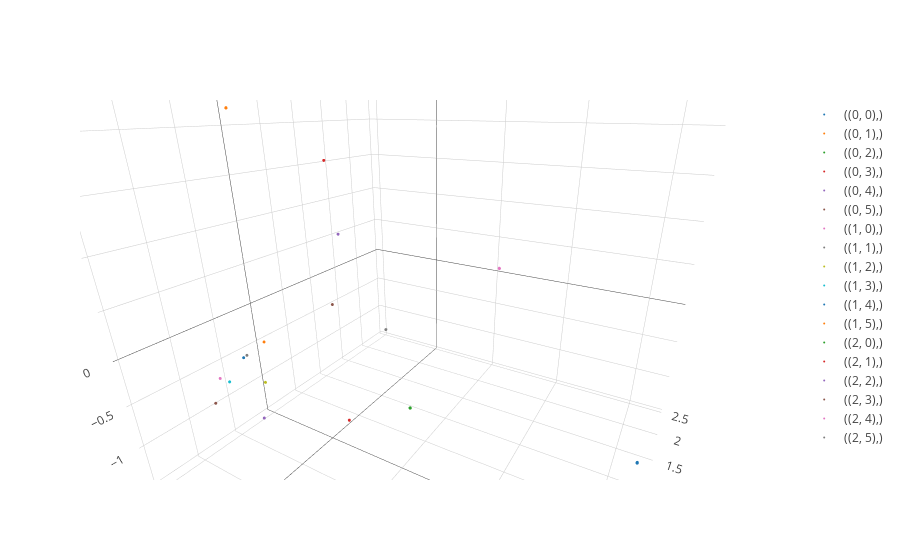

This figure's notebook cell:
### Code cell
import plotly
import plotly.offline
import plotly.graph_objs as go

traces = []
for idx, label_name in enumerate(OAM_dataset.labels_names):
    reduced_data = OAM_dataset.dataset[np.array(OAM_dataset.labels) == idx]
    reduced_data = OAM_dataset.pca.transform(reduced_data)[:, :3]
    traces.append(go.Scatter3d(
        x=reduced_data[:, 0],
        y=reduced_data[:, 1],
        z=reduced_data[:, 2],
        mode='markers',
        name=str(label_name),
        marker=dict(size=1)
    ))

plotly.offline.iplot(traces)
